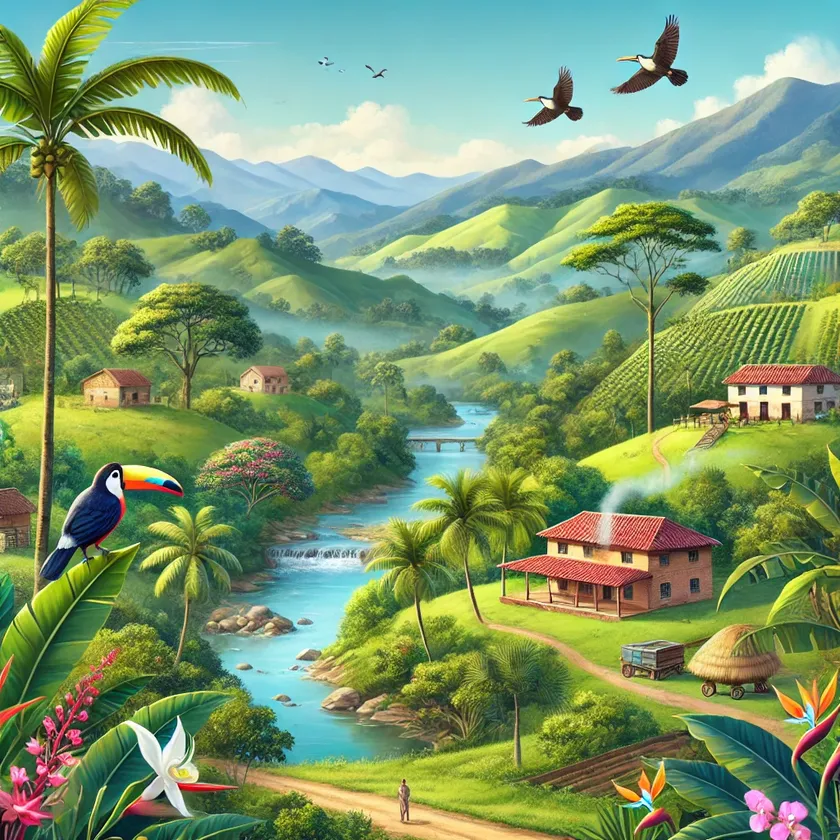
#> input picture Colombia.webp, 840 x 840 px, shrunk from 1024 x 1024 before the run
$ python adv_opencv.py
#> lines starting #> are read from the running program, lines starting #| are printed output that depends on the picture; after the words box and inside, x2 and y2 are one past the last pixel; in counts of white or black regions, pixels touching at a corner belong together
#> further down, img is the input picture: shape (840, 840, 3); mean B, G, R 108.6, 150.9, 123.5
import cv2
import numpy as np
import matplotlib.pyplot as plt


# ======================
# Función para mostrar con matplotlib (compatible con VS Code)
# ======================
def mostrar(titulo, imagen, cmap=None):
#> called with titulo = 'Original'
    if len(imagen.shape) == 3:  # Imagen en color (BGR → RGB)
        imagen = cv2.cvtColor(imagen, cv2.COLOR_BGR2RGB)
        plt.imshow(imagen)
    else:
        plt.imshow(imagen, cmap=cmap if cmap else "gray")
    plt.title(titulo)
    plt.axis("off")
    plt.show()


# ======================
# Funciones avanzadas
# ======================

# 1. Detección de bordes avanzada (Canny)
def bordes_canny(img, t1=100, t2=200):
#> called with t1 = 100, t2 = 200
    return cv2.Canny(img, t1, t2)
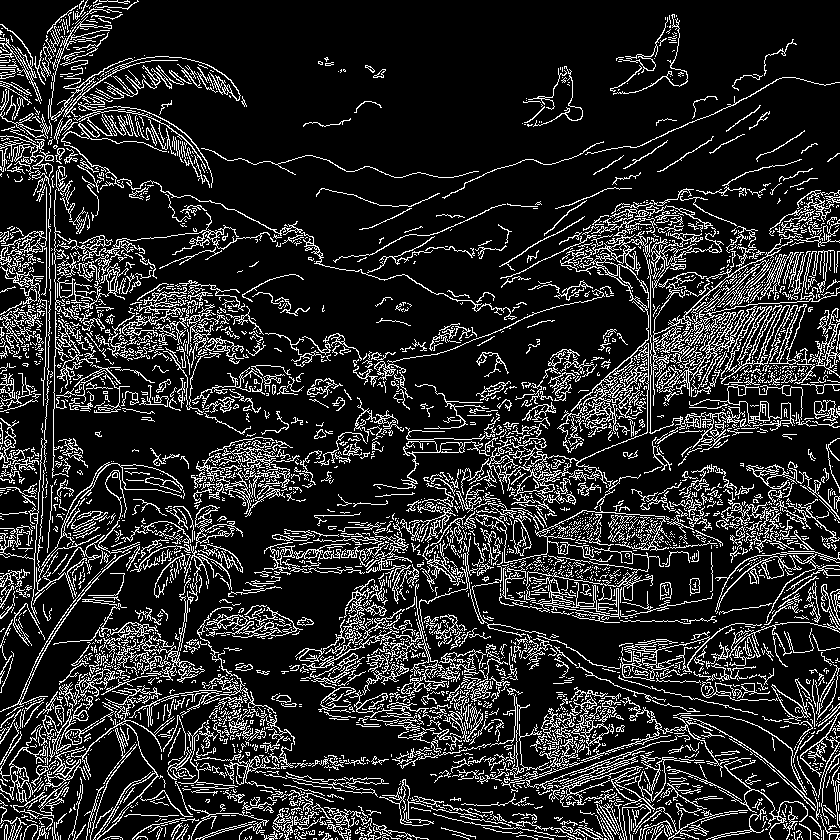
#> returned value: shape (840, 840); 15.9% white in thin lines or dots

# 2. Detección de contornos
def contornos(img):
    gris = cv2.cvtColor(img, cv2.COLOR_BGR2GRAY)
    _, binaria = cv2.threshold(gris, 127, 255, cv2.THRESH_BINARY)
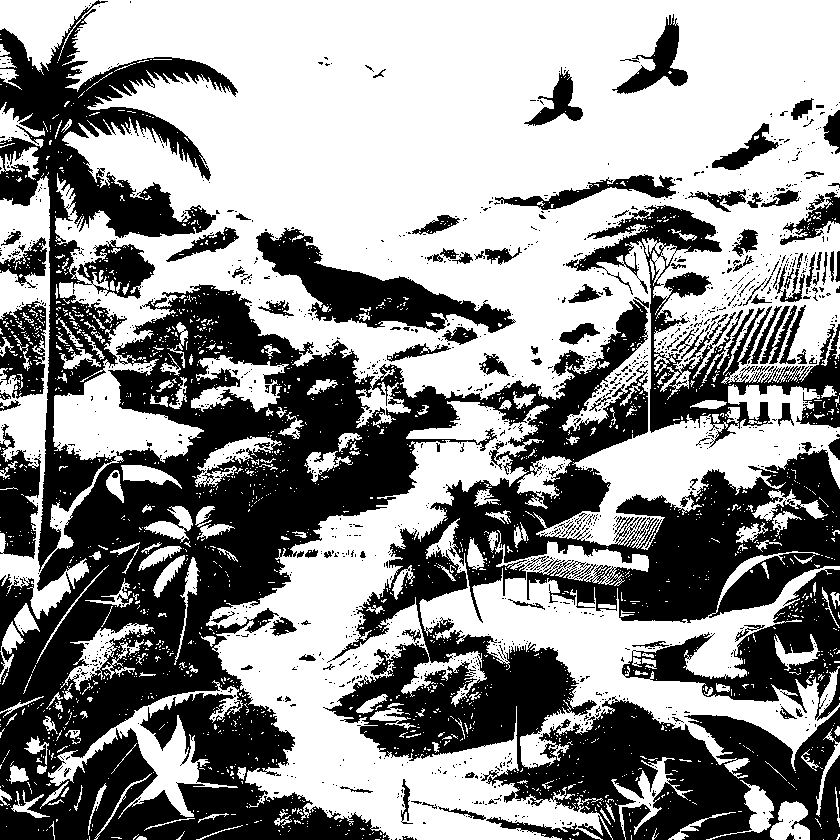
#> binaria: shape (840, 840); 56.5% white; 1400 black regions (1272 under 20 px)
    contornos, _ = cv2.findContours(binaria, cv2.RETR_EXTERNAL, cv2.CHAIN_APPROX_SIMPLE)
#> contornos = 1931 contours, 1802 with area under 20; largest, box (x1, y1, x2, y2) and area: (0, 0, 840, 619) 287176, (206, 401, 613, 840) 56674, (419, 518, 840, 779) 32115, (48, 680, 243, 819) 5064, (0, 0, 98, 75) 3501
    copia = img.copy()
    cv2.drawContours(copia, contornos, -1, (0, 255, 0), 2)
    return copia

# 3. Transformación de perspectiva
def perspectiva(img):
    alto, ancho = img.shape[:2]
#> alto = 840; ancho = 840
    pts1 = np.float32([[50, 50], [ancho-50, 50], [50, alto-50], [ancho-50, alto-50]])
    pts2 = np.float32([[0, 0], [ancho, 0], [0, alto], [ancho, alto]])
#> pts2 = [[0, 0], [840, 0], [0, 840], [840, 840]]
    matriz = cv2.getPerspectiveTransform(pts1, pts2)
    return cv2.warpPerspective(img, matriz, (ancho, alto))
#> returned value: shape (840, 840, 3)

# 4. Efecto de caricatura
def caricatura(img):
    gris = cv2.cvtColor(img, cv2.COLOR_BGR2GRAY)
    gris = cv2.medianBlur(gris, 5)
    bordes = cv2.adaptiveThreshold(gris, 255,
                                   cv2.ADAPTIVE_THRESH_MEAN_C,
                                   cv2.THRESH_BINARY, 9, 9)
#> bordes: shape (840, 840); 86.4% white; 3140 black regions (2281 under 20 px), largest, box (x1, y1, x2, y2) and area: (38, 167, 57, 565) 2324, (38, 453, 182, 591) 1869, (505, 535, 663, 583) 1578
    color = cv2.bilateralFilter(img, 9, 250, 250)
    return cv2.bitwise_and(color, color, mask=bordes)

# 5. Efecto de lápiz (dibujo)
def lapiz(img):
    gris, color = cv2.pencilSketch(img, sigma_s=60, sigma_r=0.07, shade_factor=0.05)
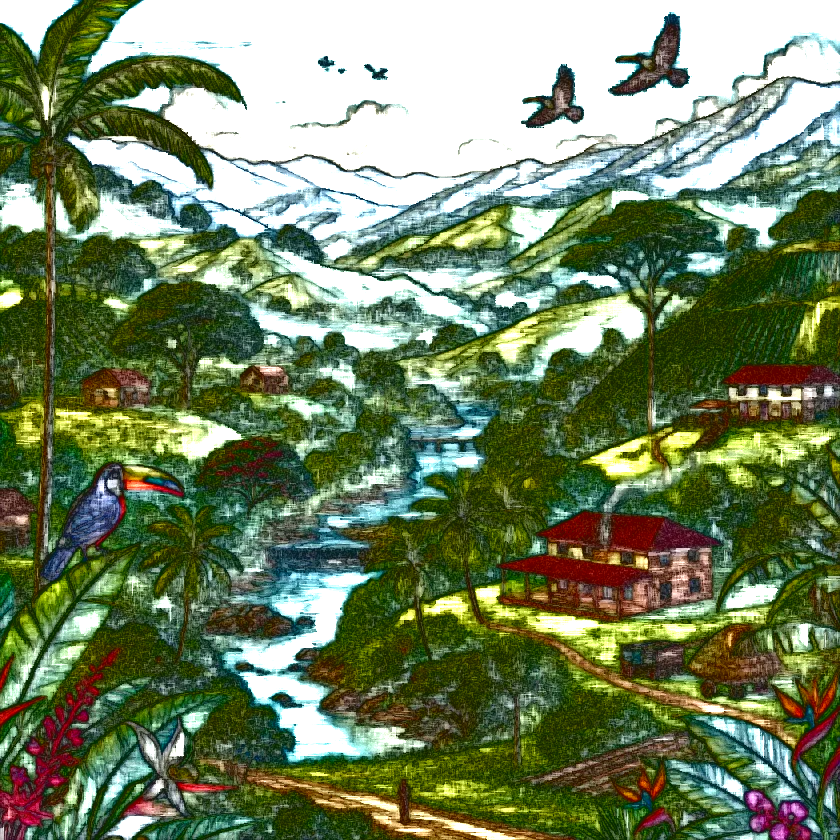
#> color: shape (840, 840, 3); mean B, G, R 98, 132.3, 116.5
    return gris

# 6. Detección de esquinas (Harris)
def esquinas(img):
    gris = cv2.cvtColor(img, cv2.COLOR_BGR2GRAY)
    gris = np.float32(gris)
    dst = cv2.cornerHarris(gris, 2, 3, 0.04)
    dst = cv2.dilate(dst, None)
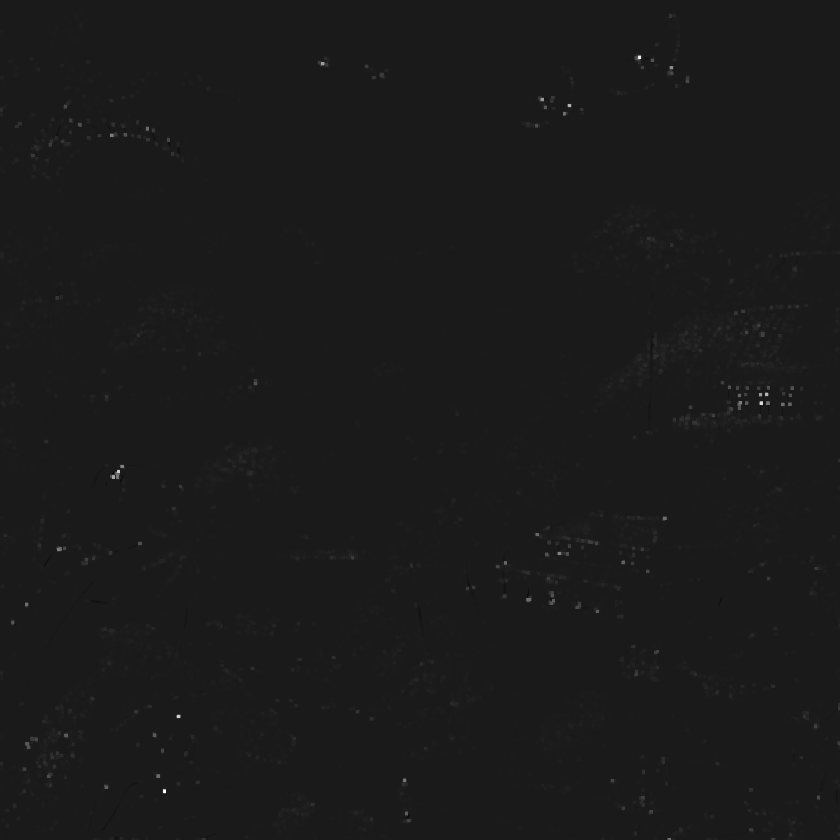
#> dst: shape (840, 840) float32; min -13981448, max 119940856, mean 243445.8; drawn with min black and max white
    img[dst > 0.01 * dst.max()] = [0, 0, 255]
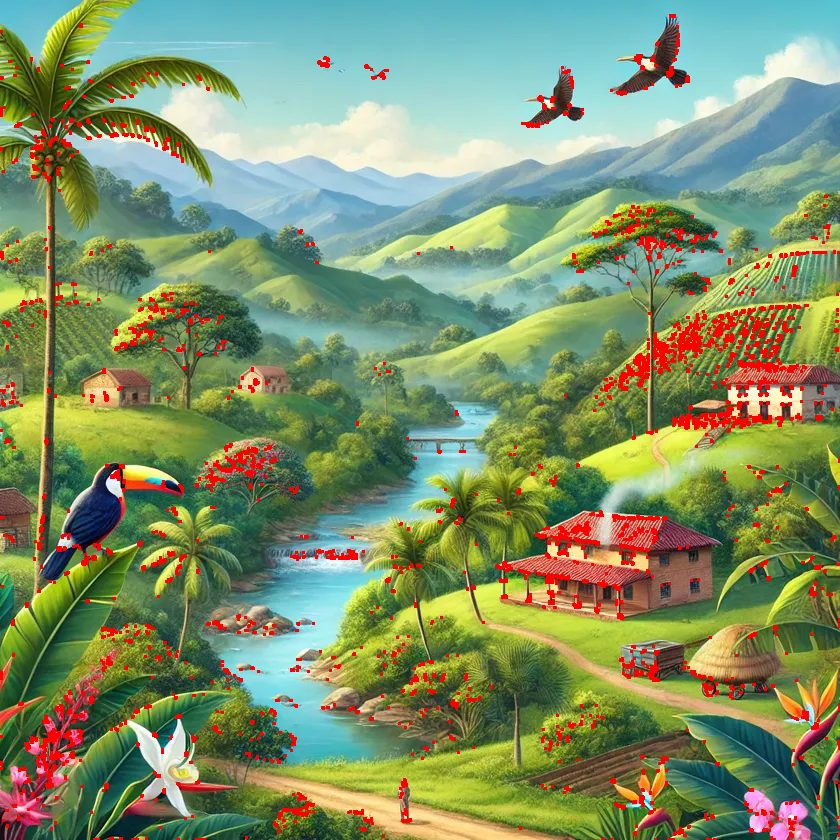
#> img: shape (840, 840, 3); 3.95% of pixels changed, all inside (x1, y1, x2, y2) = (0, 14, 840, 840)
    return img

# 7. Detección de caras (requiere haarcascade)
def detectar_caras(img, xml_path="haarcascade_frontalface_default.xml"):
#> called with xml_path = 'haarcascade_frontalface_default.xml'
    gris = cv2.cvtColor(img, cv2.COLOR_BGR2GRAY)
    face_cascade = cv2.CascadeClassifier(cv2.data.haarcascades + xml_path)
    caras = face_cascade.detectMultiScale(gris, 1.1, 4)
#> caras = ()
    copia = img.copy()
    for (x, y, w, h) in caras:
        cv2.rectangle(copia, (x, y), (x+w, y+h), (255, 0, 0), 2)
#> this loop made 0 passes
    return copia

# 8. Transformación afín (rotación + escalado + desplazamiento)
def afin(img):
    filas, cols, _ = img.shape
#> filas = 840; cols = 840
    pts1 = np.float32([[50, 50], [200, 50], [50, 200]])
    pts2 = np.float32([[10, 100], [200, 50], [100, 250]])
    M = cv2.getAffineTransform(pts1, pts2)
#> M = [[1.27, 0.6, -83.33], [-0.333, 1, 66.67]]
    return cv2.warpAffine(img, M, (cols, filas))

# 9. Filtro de desenfoque gaussiano fuerte
def desenfoque_gaussiano(img, k=25):
#> called with k = 25
    return cv2.GaussianBlur(img, (k, k), 0)

# 10. Filtro estilo "calor" (colormap)
def mapa_calor(img):
    gris = cv2.cvtColor(img, cv2.COLOR_BGR2GRAY)
    return cv2.applyColorMap(gris, cv2.COLORMAP_JET)
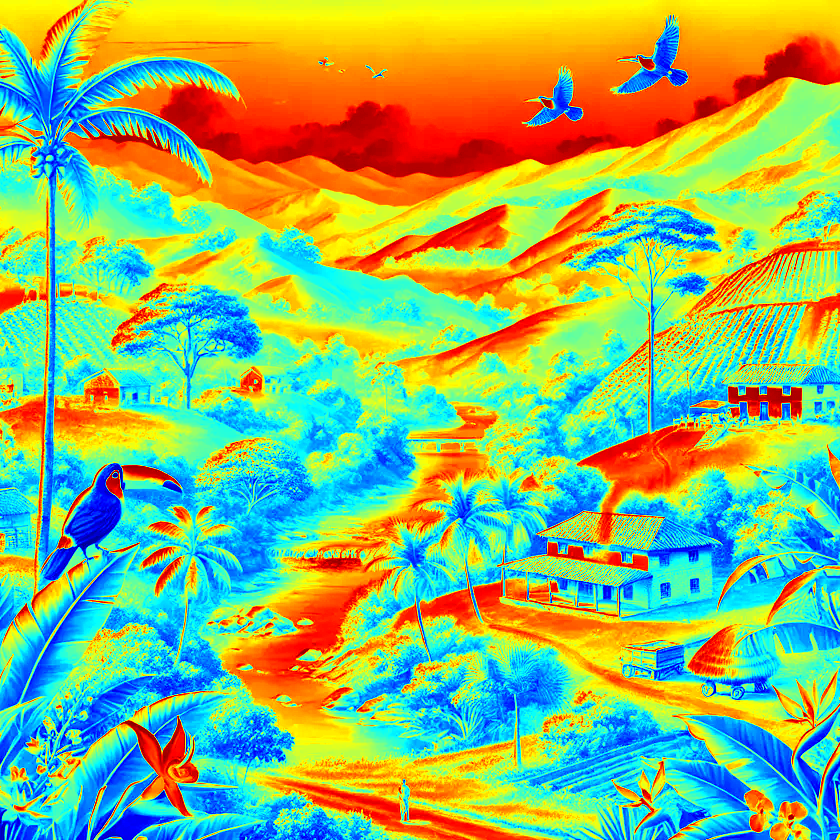
#> returned value: shape (840, 840, 3); mean of channels 0, 1, 2 111, 184.4, 142.4; drawn as B, G, R


# ======================
# Ejemplo de uso
# ======================
if __name__ == "__main__":

    url = "Colombia.webp"
    img = cv2.imread(url)

    mostrar("Original", img)
    mostrar("Bordes Canny", bordes_canny(img))
    mostrar("Contornos", contornos(img))
    mostrar("Perspectiva", perspectiva(img))
    mostrar("Caricatura", caricatura(img))
    mostrar("Dibujo a lápiz", lapiz(img), cmap="gray")
    mostrar("Esquinas Harris", esquinas(img.copy()))
    mostrar("Detección de caras", detectar_caras(img))
    mostrar("Transformación afín", afin(img))
    mostrar("Desenfoque Gaussiano", desenfoque_gaussiano(img))
    mostrar("Mapa de calor", mapa_calor(img))

$ run again, with bulldog.jpg saved as Colombia.webp
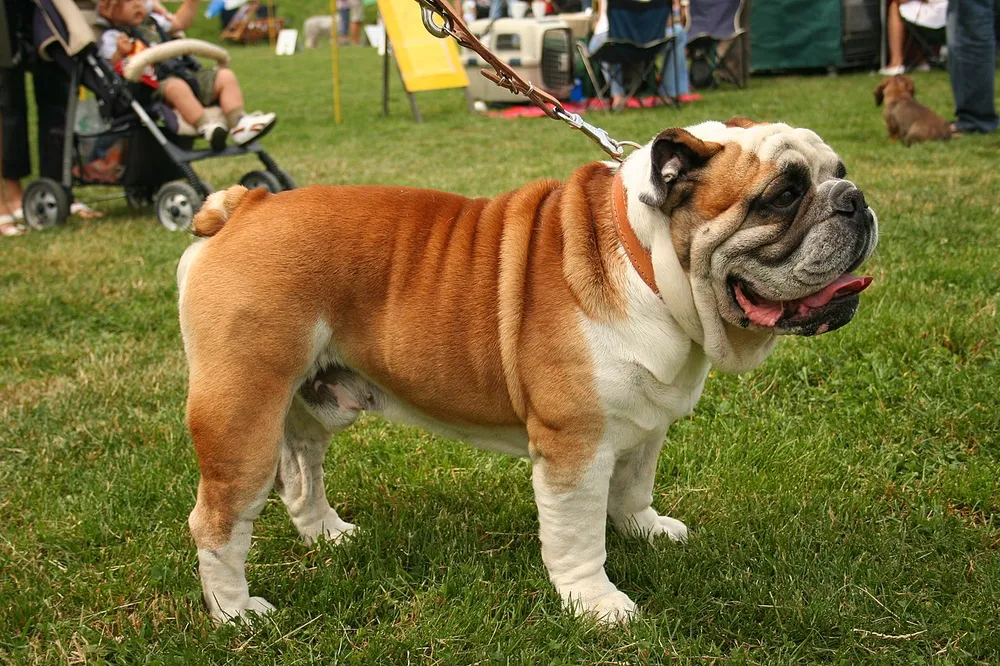
#> input picture bulldog.jpg, 1000 x 666 px, shrunk from 1280 x 853 before the run
#> img is the input picture: shape (666, 1000, 3); mean B, G, R 56.8, 107.7, 117.4
#> in bordes_canny, `return cv2.Canny(img, t1, t2)`:
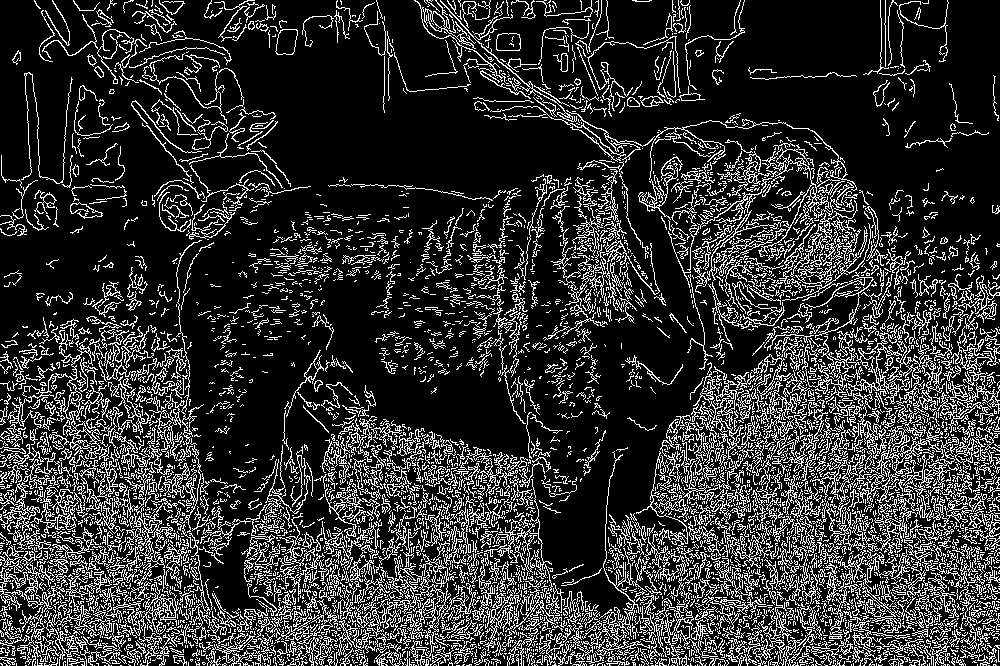
#> returned value: shape (666, 1000); 19.3% white in thin lines or dots
#> binaria: shape (666, 1000); 29.2% white; 5897 white regions (5543 under 20 px)
#> contornos = 5846 contours, 5674 with area under 20; largest, box (x1, y1, x2, y2) and area: (13, 101, 993, 636) 111068, (122, 0, 530, 143) 21788, (440, 0, 609, 108) 5874, (188, 461, 278, 628) 5562, (278, 443, 356, 547) 2978
#> bordes: shape (666, 1000); 87.3% white; 4623 black regions (3694 under 20 px), largest, box (x1, y1, x2, y2) and area: (416, 0, 572, 124) 2538, (155, 109, 280, 217) 1307, (725, 199, 856, 268) 883
#> in esquinas, `img[dst > 0.01 * dst.max()] = [0, 0, 255]`:
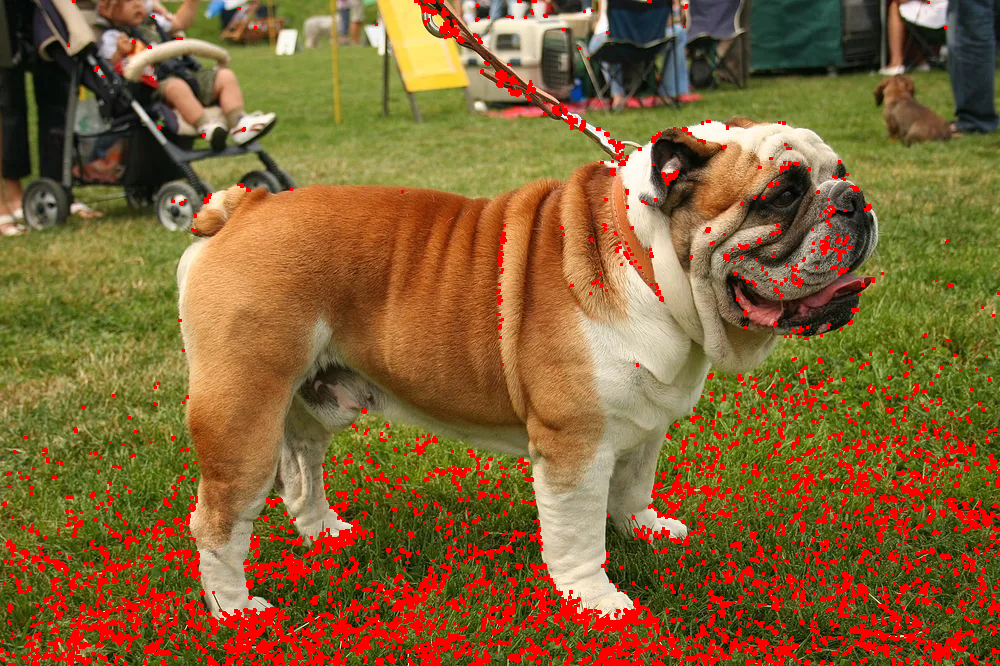
#> img: shape (666, 1000, 3); 9.28% of pixels changed, all inside (x1, y1, x2, y2) = (0, 0, 1000, 666)
#> caras = ()
#> M = [[1.27, 0.6, -83.33], [-0.333, 1, 66.67]]
